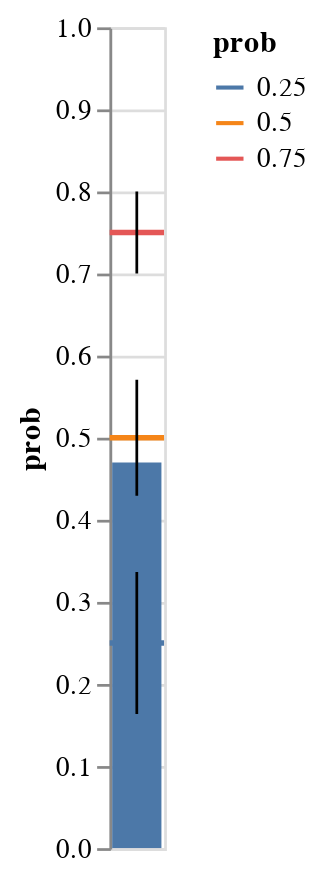

Notebook code cell kept with this figure:
### Code cell
# here I am using vega altair to plot. The interactivity isn't so useful here, but is nice for the later examples
# note that altair can perform computations on the data from within the plot, so I'm hiding some of the math for you to figure out.

chart_base = alt.Chart(df)
# create a bar chart with the existing coin flip data and its mean calculated
chart_bar = chart_base.mark_bar().encode(
    alt.Y('mean(coin):Q').scale(domain=(0, 1)),
).interactive()

# create a dataframe with a set of models and their error bars.
df_model = pl.DataFrame({
   'prob' : [prob, 0.25, 0.75]
}) 
df_model = df_model.with_columns(
    (((1 - pl.col('prob')) / len(df))**0.5).alias('rel_error')
)
chart_rule = alt.Chart(df_model).mark_rule().encode(
    y='prob', 
    size=alt.value(2), 
    color='prob:N',
) + alt.Chart(df_model).mark_errorbar().encode(
    y='prob',
    yError='rel_error',
).interactive()

# this is using altair to plot, which is very different than Matplotlib, but more modern for visualizations, and supports various forms of (offline) interactivity.
(chart_bar + chart_rule)

#you can drag it around, neat..
# this example shows that the model and its assumed arror are only consisent with a 50:50 split, but we can't actually resolve that close to 50:50 with the limited amount of data available

### Figure 1 — Vega-Lite specification as saved in the notebook (floating-point values rounded to 4 significant figures)
{"config": {"view": {"continuousWidth": 300, "continuousHeight": 300}}, "layer": [{"data": {"name": "data-a00948569bc597edcb27bce7b47e3a99"}, "mark": {"type": "bar"}, "encoding": {"y": {"aggregate": "mean", "field": "coin", "scale": {"domain": [0, 1]}, "type": "quantitative"}}, "name": "view_2"}, {"layer": [{"mark": {"type": "rule"}, "encoding": {"color": {"field": "prob", "type": "nominal"}, "size": {"value": 2}, "y": {"field": "prob", "type": "quantitative"}}}, {"mark": {"type": "errorbar"}, "encoding": {"y": {"field": "prob", "type": "quantitative"}, "yError": {"field": "rel_error"}}, "name": "view_1"}], "data": {"name": "data-7dd33d5162e9c27abffe35c4fea6cda1"}}], "params": [{"name": "param_1", "select": {"type": "interval", "encodings": ["x", "y"]}, "bind": "scales", "views": ["view_2"]}, {"name": "param_2", "select": {"type": "interval", "encodings": ["x", "y"]}, "bind": "scales", "views": ["view_1"]}], "$schema": "https://vega.github.io/schema/vega-lite/v5.16.3.json", "datasets": {"data-a00948569bc597edcb27bce7b47e3a99": [{"coin": 1}, {"coin": 0}, {"coin": 1}, {"coin": 1}, {"coin": 0}, {"coin": 1}, {"coin": 1}, {"coin": 1}, {"coin": 0}, {"coin": 0}, {"coin": 0}, {"coin": 1}, {"coin": 1}, {"coin": 1}, {"coin": 0}, {"coin": 0}, {"coin": 1}, {"coin": 0}, {"coin": 1}, {"coin": 1}, {"coin": 1}, {"coin": 0}, {"coin": 1}, {"coin": 1}, {"coin": 1}, {"coin": 0}, {"coin": 0}, {"coin": 0}, {"coin": 0}, {"coin": 1}, {"coin": 1}, {"coin": 1}, {"coin": 0}, {"coin": 0}, {"coin": 0}, {"coin": 0}, {"coin": 0}, {"coin": 0}, {"coin": 0}, {"coin": 1}, {"coin": 0}, {"coin": 1}, {"coin": 1}, {"coin": 0}, {"coin": 1}, {"coin": 1}, {"coin": 0}, {"coin": 0}, {"coin": 1}, {"coin": 0}, {"coin": 0}, {"coin": 0}, {"coin": 1}, {"coin": 1}, {"coin": 1}, {"coin": 1}, {"coin": 0}, {"coin": 1}, {"coin": 0}, {"coin": 0}, {"coin": 1}, {"coin": 0}, {"coin": 1}, {"coin": 1}, {"coin": 1}, {"coin": 1}, {"coin": 1}, {"coin": 0}, {"coin": 0}, {"coin": 0}, {"coin": 0}, {"coin": 0}, {"coin": 1}, {"coin": 0}, {"coin": 0}, {"coin": 0}, {"coin": 0}, {"coin": 1}, {"coin": 1}, {"coin": 1}, {"coin": 1}, {"coin": 0}, {"coin": 1}, {"coin": 0}, {"coin": 0}, {"coin": 0}, {"coin": 1}, {"coin": 0}, {"coin": 0}, {"coin": 1}, {"coin": 0}, {"coin": 1}, {"coin": 0}, {"coin": 0}, {"coin": 0}, {"coin": 1}, {"coin": 0}, {"coin": 0}, {"coin": 0}, {"coin": 1}], "data-7dd33d5162e9c27abffe35c4fea6cda1": [{"prob": 0.5, "rel_error": 0.07071}, {"prob": 0.25, "rel_error": 0.0866}, {"prob": 0.75, "rel_error": 0.05}]}}
